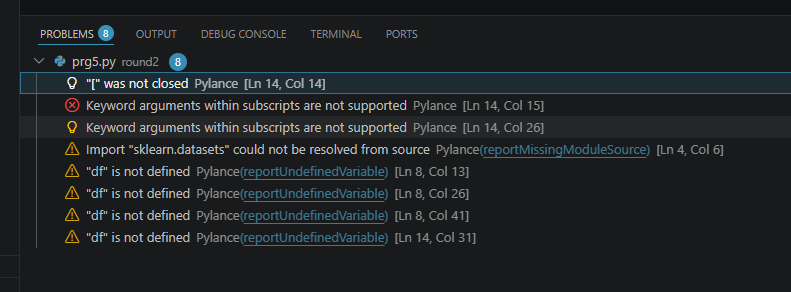
#> input picture backend/test-file.png, 791 x 292 px, found by its file name
$ python debug_clahe.py
#> lines starting #> are read from the running program, lines starting #| are printed output that depends on the picture
import cv2
import numpy as np
from PIL import Image as PILImage
import easyocr

img = PILImage.open('E:/webProgramming/survey-digitizer/test-file.png')
#> img is the input picture: PIL image 791x292 RGBA; mean R, G, B, A 32.2, 35.4, 37.2, 255
open_cv_image = cv2.cvtColor(np.array(img), cv2.COLOR_RGB2BGR)

print("Original image ready")

# Apply CLAHE (same as _enhance_image)
lab = cv2.cvtColor(open_cv_image, cv2.COLOR_BGR2LAB)
#> lab: shape (292, 791, 3); mean of channels 0, 1, 2 34.4, 127.6, 126.4
l, a, b = cv2.split(lab)
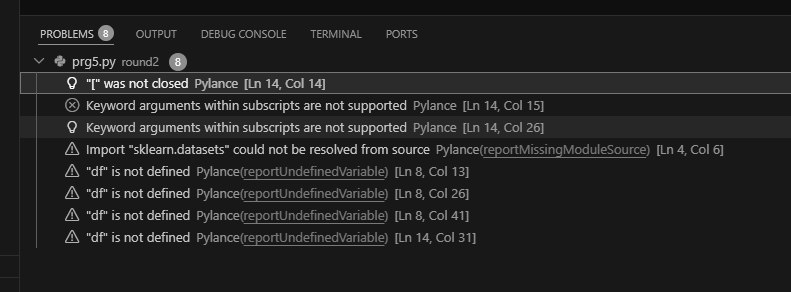
#> l: shape (292, 791); min 15, max 255, mean 34.4
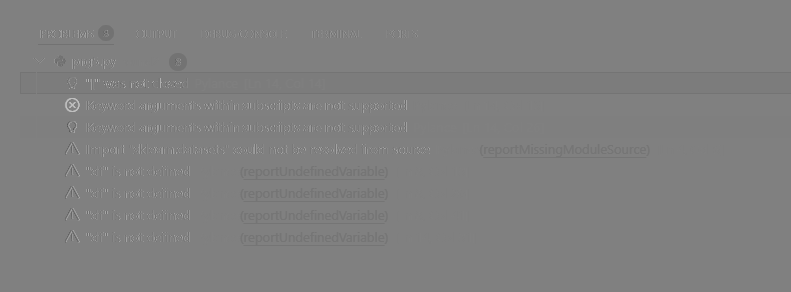
#> a: shape (292, 791); min 88, max 195, mean 127.6
clahe = cv2.createCLAHE(clipLimit=3.0, tileGridSize=(8, 8))
cl = clahe.apply(l)
limg = cv2.merge((cl, a, b))
#> limg: shape (292, 791, 3); mean of channels 0, 1, 2 37.2, 127.6, 126.4
enhanced = cv2.cvtColor(limg, cv2.COLOR_LAB2BGR)

print("After CLAHE")

# Try OCR
#> (the run stopped early here; a loop or call above may not have finished)
